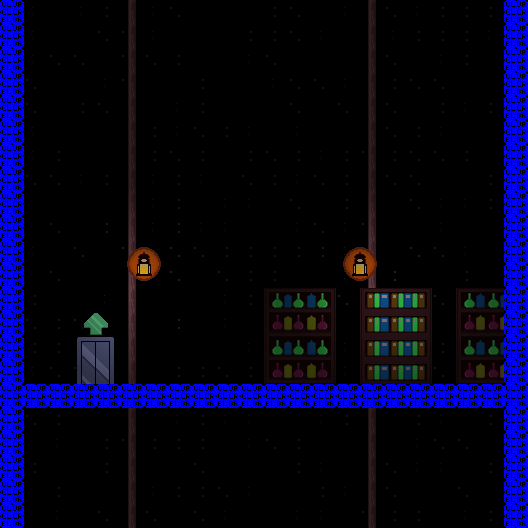

The image is a tile-based game level rendered from a .tmx file. Its description and source (layers, tilesets, objects; grid data summarised) follow:
An orthogonal 22x22 tile map with 24x24 px tiles, 6 tile layers (bg, pillar, floor, Tile Layer 6, ...), 2 tilesets and 3 objects (enemy, scenetrigger, door).

<map version="1.0" orientation="orthogonal" width="22" height="22" tilewidth="24" tileheight="24" backgroundcolor="#000000">
 <properties>
  <property name="offset" value="8" />
  <property name="soundtrack" value="abeds-castle" />
 </properties>
 <tileset firstgid="1" name="village-forest-mountains" tilewidth="24" tileheight="24">
  <image source="../images/tilesets/village-forest-mountains.png" width="624" height="1776" />
 </tileset>
 <tileset firstgid="1925" name="collisions" tilewidth="24" tileheight="24">
  <image source="../images/tilesets/collisions.png" width="632" height="512" />
 </tileset>
 <layer name="bg" width="22" height="22">
  <data>[484 cells, 484 non-empty, 5 distinct tile ids]</data>
 </layer>
 <layer name="pillar" width="22" height="22">
  <data>[484 cells, 44 non-empty, 1 distinct tile ids]</data>
 </layer>
 <layer name="floor" width="22" height="22">
  <data>[484 cells, 78 non-empty, 10 distinct tile ids]</data>
 </layer>
 <layer name="Tile Layer 6" width="22" height="22">
  <data>[484 cells, 32 non-empty, 12 distinct tile ids]</data>
 </layer>
 <layer name="dark" width="22" height="22">
  <data>[484 cells, 484 non-empty, 101 distinct tile ids]</data>
 </layer>
 <layer name="collision" width="22" height="22">
  <data>[484 cells, 64 non-empty, 1 distinct tile ids]</data>
 </layer>
 <objectgroup color="#ffffff" name="nodes" width="22" height="22">
  <object type="enemy" x="360" y="336" width="48" height="48">
   <properties>
    <property name="enemytype" value="laserlotusBoss" />
   </properties>
  </object>
  <object type="scenetrigger" x="72" y="216" width="72" height="168">
   <properties>
    <property name="cutscene" value="laserlotus" />
   </properties>
  </object>
  <object name="main" type="door" x="72" y="336" width="48" height="48">
   <properties>
    <property name="info" value="The door is locked, the Lotus member must have locked it with his magic!" />
    <property name="level" value="village-forest-mines-2" />
    <property name="quest" value="To Slay An Acorn - Return to Tilda" />
    <property name="to" value="room" />
   </properties>
  </object>
 </objectgroup>
</map>
